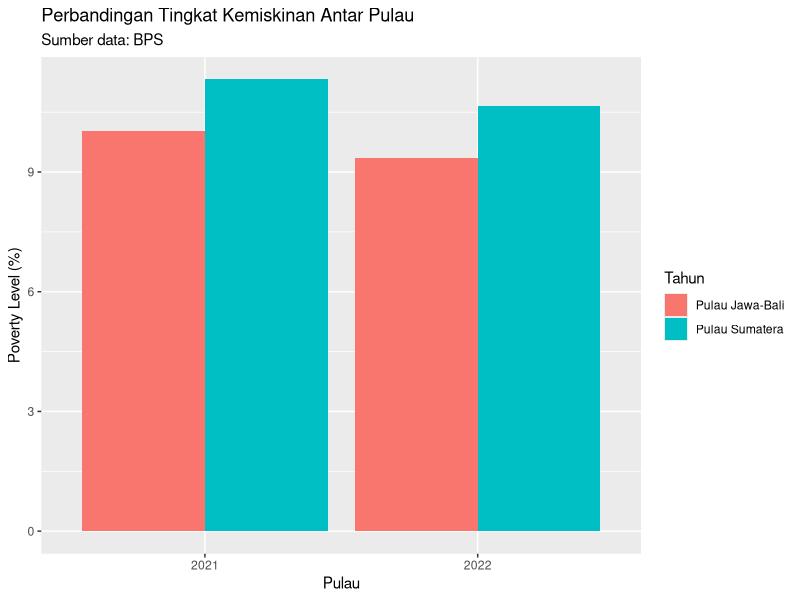

Write the R code that produced this figure.

library(openxlsx)   ##import & export data format xlsx
library(dplyr)      ##Data cleaning
library(tidyverse)  ##Data cleaning & pipe operator "%>%" 
library(ggplot2)    ##Visualisasi
library(psych)      ##statiscs descriptive

###IMPORT DATA
dat1 <- read.xlsx("Data Cleaning.xlsx", sheet = "data 1")
dat2 <- read.xlsx("Data Cleaning.xlsx", sheet = "data 2")
dat3 <- read.xlsx("Data Cleaning.xlsx", sheet = "data 3")
dat4 <- read.xlsx("Data Cleaning.xlsx", sheet = "data 4")

###MERGE
dat21 <- left_join(dat1,dat2, by = c("Nama.Wilayah","tahun","KodeWilayah"))
dat22 <- left_join(dat3,dat4, by = c("Nama.Wilayah","tahun","KodeWilayah"))

###APPEND
dat_sum <- rbind(dat21,dat22)



###DATA PREPARATION
dat_sum <- dat_sum[!is.na(dat_sum$NamaPulau),] ##<- Drop NA

dat_jawsum <- dat_sum %>% 
  filter(NamaPulau == c("Pulau Jawa-Bali","Pulau Sumatera")) ##<- Keep Pulau Jawa & Pulau Sumatera

###DESCRIPTIVE STATISTICS
describe(dat_sum)

###EXPORT DATA
write.xlsx(dat_sum, "Cleaned Data.xlsx")

###AGGREGATING
dat_agr <- dat_jawsum %>% group_by(tahun, NamaPulau) %>%
  summarise(
    ting_miskin = mean(miskin, na.rm = T)
    )

###VISUALIZATION
viz_bar <- dat_agr %>% 
  ggplot(., aes(x = tahun, y = ting_miskin, fill = NamaPulau)) +
  ### stat untuk mengarahkan value di y dan position untuk 
  ### menyusun fill secara urut berdasarkan tahun
  geom_bar(stat = "identity", position = "dodge") + 
  ### Labeling pada setiap axis
  labs(title = "Perbandingan Tingkat Kemiskinan Antar Pulau",
       subtitle = "Sumber data: BPS",
       x = "Pulau", y = "Poverty Level (%)", fill = "Tahun")

### Export plot
ggsave(filename = "plot tingkat kemiskinan.png", plot = viz_bar, width = 6, height = 4)


